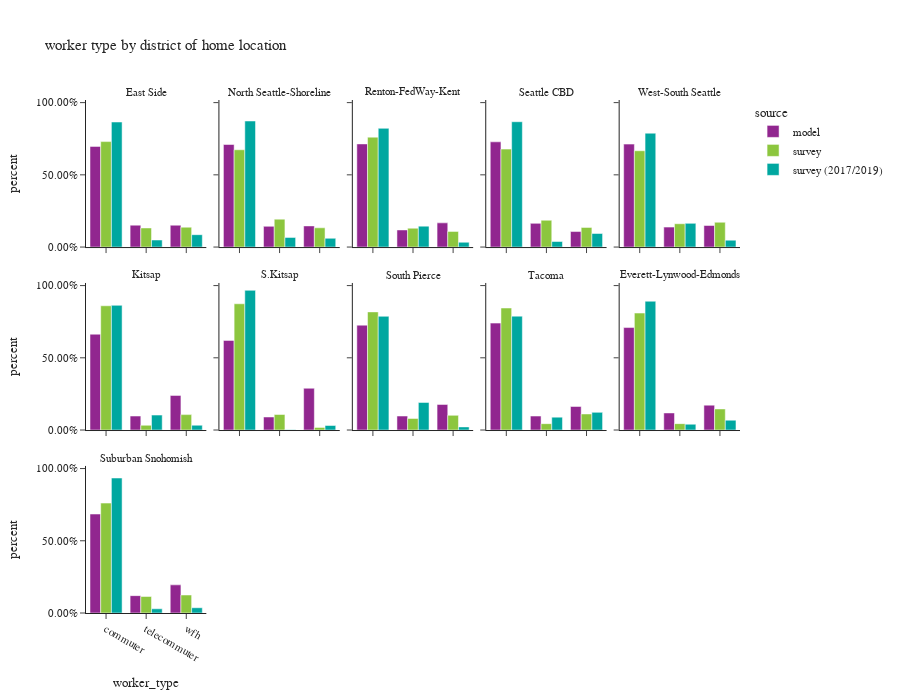

Here is the notebook cell this chart was saved with:
### Code cell
df_worker_count = workers.groupby(['source','CountyName_hh','district_name_hh','worker_type'])['pdexpfac']. \
    sum().reset_index()
df_worker_count['percent'] = df_worker_count.groupby(['source','CountyName_hh','district_name_hh'], group_keys=False)['pdexpfac']. \
    apply(lambda x: x / float(x.sum()))

df_worker_count_ct = workers.groupby(['source','CountyName_hh','district_name_hh','worker_type'])['pdexpfac'].count().reset_index(). \
    rename(columns={'pdexpfac':'sample count'})
df_worker_count = df_worker_count.merge(df_worker_count_ct, on=['source','CountyName_hh','district_name_hh','worker_type']). \
    rename(columns={'pdexpfac':'total count'})

fig = px.bar(df_worker_count.sort_values(by=['source','CountyName_hh','district_name_hh']), x='worker_type', y="percent",
             facet_col="district_name_hh",facet_col_wrap=5,color="source",
             barmode="group",hover_data=['sample count','total count'],
             title="worker type by district of home location")
fig.for_each_annotation(lambda a: a.update(text = a.text.split("=")[-1]))
fig.update_layout(height=700, width=900, font=dict(size=11))
fig.for_each_yaxis(lambda a: a.update(tickformat = ".2%"))
fig.update_xaxes(categoryorder='array', categoryarray= ['commuter','telecommuter','wfh'])
fig.show()

### Figure 1 — Plotly figure (JSON) as saved in the notebook; plotly's stock layout.template omitted (floating-point values rounded to 4 significant figures)
{"data": [{"alignmentgroup": "True", "customdata": [[269300.0, 269300.0], [58610.0, 58610.0], [58500.0, 58500.0]], "hovertemplate": "source=model<br>district_name_hh=East Side<br>worker_type=%{x}<br>percent=%{y}<br>sample count=%{customdata[0]}<br>total count=%{customdata[1]}<extra></extra>", "legendgroup": "model", "marker": {"color": "#91268F", "pattern": {"shape": ""}}, "name": "model", "offsetgroup": "model", "orientation": "v", "showlegend": true, "textposition": "auto", "type": "bar", "x": ["commuter", "telecommuter", "wfh"], "xaxis": "x11", "y": [0.6969, 0.1517, 0.1514], "yaxis": "y11"}, {"alignmentgroup": "True", "customdata": [[158700.0, 158700.0], [32080.0, 32080.0], [32730.0, 32730.0]], "hovertemplate": "source=model<br>district_name_hh=North Seattle-Shoreline<br>worker_type=%{x}<br>percent=%{y}<br>sample count=%{customdata[0]}<br>total count=%{customdata[1]}<extra></extra>", "legendgroup": "model", "marker": {"color": "#91268F", "pattern": {"shape": ""}}, "name": "model", "offsetgroup": "model", "orientation": "v", "showlegend": false, "textposition": "auto", "type": "bar", "x": ["commuter", "telecommuter", "wfh"], "xaxis": "x12", "y": [0.71, 0.1435, 0.1465], "yaxis": "y12"}, {"alignmentgroup": "True", "customdata": [[243600.0, 243600.0], [40420.0, 40420.0], [57160.0, 57160.0]], "hovertemplate": "source=model<br>district_name_hh=Renton-FedWay-Kent<br>worker_type=%{x}<br>percent=%{y}<br>sample count=%{customdata[0]}<br>total count=%{customdata[1]}<extra></extra>", "legendgroup": "model", "marker": {"color": "#91268F", "pattern": {"shape": ""}}, "name": "model", "offsetgroup": "model", "orientation": "v", "showlegend": false, "textposition": "auto", "type": "bar", "x": ["commuter", "telecommuter", "wfh"], "xaxis": "x13", "y": [0.714, 0.1185, 0.1675], "yaxis": "y13"}, {"alignmentgroup": "True", "customdata": [[120300.0, 120300.0], [27100.0, 27100.0], [17750.0, 17750.0]], "hovertemplate": "source=model<br>district_name_hh=Seattle CBD<br>worker_type=%{x}<br>percent=%{y}<br>sample count=%{customdata[0]}<br>total count=%{customdata[1]}<extra></extra>", "legendgroup": "model", "marker": {"color": "#91268F", "pattern": {"shape": ""}}, "name": "model", "offsetgroup": "model", "orientation": "v", "showlegend": false, "textposition": "auto", "type": "bar", "x": ["commuter", "telecommuter", "wfh"], "xaxis": "x14", "y": [0.7284, 0.1641, 0.1075], "yaxis": "y14"}, {"alignmentgroup": "True", "customdata": [[111600.0, 111600.0], [21630.0, 21630.0], [23380.0, 23380.0]], "hovertemplate": "source=model<br>district_name_hh=West-South Seattle<br>worker_type=%{x}<br>percent=%{y}<br>sample count=%{customdata[0]}<br>total count=%{customdata[1]}<extra></extra>", "legendgroup": "model", "marker": {"color": "#91268F", "pattern": {"shape": ""}}, "name": "model", "offsetgroup": "model", "orientation": "v", "showlegend": false, "textposition": "auto", "type": "bar", "x": ["commuter", "telecommuter", "wfh"], "xaxis": "x15", "y": [0.7126, 0.1381, 0.1493], "yaxis": "y15"}, {"alignmentgroup": "True", "customdata": [[81330.0, 81330.0], [11880.0, 11880.0], [29380.0, 29380.0]], "hovertemplate": "source=model<br>district_name_hh=Kitsap<br>worker_type=%{x}<br>percent=%{y}<br>sample count=%{customdata[0]}<br>total count=%{customdata[1]}<extra></extra>", "legendgroup": "model", "marker": {"color": "#91268F", "pattern": {"shape": ""}}, "name": "model", "offsetgroup": "model", "orientation": "v", "showlegend": false, "textposition": "auto", "type": "bar", "x": ["commuter", "telecommuter", "wfh"], "xaxis": "x6", "y": [0.6634, 0.09688, 0.2397], "yaxis": "y6"}, {"alignmentgroup": "True", "customdata": [[20400.0, 20400.0], [2967.0, 2967.0], [9507.0, 9507.0]], "hovertemplate": "source=model<br>district_name_hh=S.Kitsap<br>worker_type=%{x}<br>percent=%{y}<br>sample count=%{customdata[0]}<br>total count=%{customdata[1]}<extra></extra>", "legendgroup": "model", "marker": {"color": "#91268F", "pattern": {"shape": ""}}, "name": "model", "offsetgroup": "model", "orientation": "v", "showlegend": false, "textposition": "auto", "type": "bar", "x": ["commuter", "telecommuter", "wfh"], "xaxis": "x7", "y": [0.6206, 0.09025, 0.2892], "yaxis": "y7"}, {"alignmentgroup": "True", "customdata": [[204600.0, 204600.0], [27300.0, 27300.0], [49930.0, 49930.0]], "hovertemplate": "source=model<br>district_name_hh=South Pierce<br>worker_type=%{x}<br>percent=%{y}<br>sample count=%{customdata[0]}<br>total count=%{customdata[1]}<extra></extra>", "legendgroup": "model", "marker": {"color": "#91268F", "pattern": {"shape": ""}}, "name": "model", "offsetgroup": "model", "orientation": "v", "showlegend": false, "textposition": "auto", "type": "bar", "x": ["commuter", "telecommuter", "wfh"], "xaxis": "x8", "y": [0.726, 0.09687, 0.1771], "yaxis": "y8"}, {"alignmentgroup": "True", "customdata": [[97760.0, 97760.0], [12770.0, 12770.0], [21540.0, 21540.0]], "hovertemplate": "source=model<br>district_name_hh=Tacoma<br>worker_type=%{x}<br>percent=%{y}<br>sample count=%{customdata[0]}<br>total count=%{customdata[1]}<extra></extra>", "legendgroup": "model", "marker": {"color": "#91268F", "pattern": {"shape": ""}}, "name": "model", "offsetgroup": "model", "orientation": "v", "showlegend": false, "textposition": "auto", "type": "bar", "x": ["commuter", "telecommuter", "wfh"], "xaxis": "x9", "y": [0.7402, 0.09671, 0.1631], "yaxis": "y9"}, {"alignmentgroup": "True", "customdata": [[117700.0, 117700.0], [19620.0, 19620.0], [28570.0, 28570.0]], "hovertemplate": "source=model<br>district_name_hh=Everett-Lynwood-Edmonds<br>worker_type=%{x}<br>percent=%{y}<br>sample count=%{customdata[0]}<br>total count=%{customdata[1]}<extra></extra>", "legendgroup": "model", "marker": {"color": "#91268F", "pattern": {"shape": ""}}, "name": "model", "offsetgroup": "model", "orientation": "v", "showlegend": false, "textposition": "auto", "type": "bar", "x": ["commuter", "telecommuter", "wfh"], "xaxis": "x10", "y": [0.7095, 0.1183, 0.1722], "yaxis": "y10"}, {"alignmentgroup": "True", "customdata": [[187000.0, 187000.0], [32800.0, 32800.0], [53150.0, 53150.0]], "hovertemplate": "source=model<br>district_name_hh=Suburban Snohomish<br>worker_type=%{x}<br>percent=%{y}<br>sample count=%{customdata[0]}<br>total count=%{customdata[1]}<extra></extra>", "legendgroup": "model", "marker": {"color": "#91268F", "pattern": {"shape": ""}}, "name": "model", "offsetgroup": "model", "orientation": "v", "showlegend": false, "textposition": "auto", "type": "bar", "x": ["commuter", "telecommuter", "wfh"], "xaxis": "x", "y": [0.6851, 0.1202, 0.1947], "yaxis": "y"}, {"alignmentgroup": "True", "customdata": [[432.0, 269800.0], [177.0, 48860.0], [176.0, 50860.0]], "hovertemplate": "source=survey<br>district_name_hh=East Side<br>worker_type=%{x}<br>percent=%{y}<br>sample count=%{customdata[0]}<br>total count=%{customdata[1]}<extra></extra>", "legendgroup": "survey", "marker": {"color": "#8CC63E", "pattern": {"shape": ""}}, "name": "survey", "offsetgroup": "survey", "orientation": "v", "showlegend": true, "textposition": "auto", "type": "bar", "x": ["commuter", "telecommuter", "wfh"], "xaxis": "x11", "y": [0.7301, 0.1322, 0.1376], "yaxis": "y11"}, {"alignmentgroup": "True", "customdata": [[359.0, 125800.0], [151.0, 36070.0], [147.0, 24900.0]], "hovertemplate": "source=survey<br>district_name_hh=North Seattle-Shoreline<br>worker_type=%{x}<br>percent=%{y}<br>sample count=%{customdata[0]}<br>total count=%{customdata[1]}<extra></extra>", "legendgroup": "survey", "marker": {"color": "#8CC63E", "pattern": {"shape": ""}}, "name": "survey", "offsetgroup": "survey", "orientation": "v", "showlegend": false, "textposition": "auto", "type": "bar", "x": ["commuter", "telecommuter", "wfh"], "xaxis": "x12", "y": [0.6736, 0.1931, 0.1333], "yaxis": "y12"}, {"alignmentgroup": "True", "customdata": [[126.0, 258500.0], [27.0, 44350.0], [39.0, 36860.0]], "hovertemplate": "source=survey<br>district_name_hh=Renton-FedWay-Kent<br>worker_type=%{x}<br>percent=%{y}<br>sample count=%{customdata[0]}<br>total count=%{customdata[1]}<extra></extra>", "legendgroup": "survey", "marker": {"color": "#8CC63E", "pattern": {"shape": ""}}, "name": "survey", "offsetgroup": "survey", "orientation": "v", "showlegend": false, "textposition": "auto", "type": "bar", "x": ["commuter", "telecommuter", "wfh"], "xaxis": "x13", "y": [0.7609, 0.1306, 0.1085], "yaxis": "y13"}, {"alignmentgroup": "True", "customdata": [[373.0, 82770.0], [164.0, 22660.0], [127.0, 16610.0]], "hovertemplate": "source=survey<br>district_name_hh=Seattle CBD<br>worker_type=%{x}<br>percent=%{y}<br>sample count=%{customdata[0]}<br>total count=%{customdata[1]}<extra></extra>", "legendgroup": "survey", "marker": {"color": "#8CC63E", "pattern": {"shape": ""}}, "name": "survey", "offsetgroup": "survey", "orientation": "v", "showlegend": false, "textposition": "auto", "type": "bar", "x": ["commuter", "telecommuter", "wfh"], "xaxis": "x14", "y": [0.6782, 0.1857, 0.1361], "yaxis": "y14"}, {"alignmentgroup": "True", "customdata": [[183.0, 82200.0], [99.0, 19900.0], [78.0, 21170.0]], "hovertemplate": "source=survey<br>district_name_hh=West-South Seattle<br>worker_type=%{x}<br>percent=%{y}<br>sample count=%{customdata[0]}<br>total count=%{customdata[1]}<extra></extra>", "legendgroup": "survey", "marker": {"color": "#8CC63E", "pattern": {"shape": ""}}, "name": "survey", "offsetgroup": "survey", "orientation": "v", "showlegend": false, "textposition": "auto", "type": "bar", "x": ["commuter", "telecommuter", "wfh"], "xaxis": "x15", "y": [0.6668, 0.1614, 0.1717], "yaxis": "y15"}, {"alignmentgroup": "True", "customdata": [[122.0, 101100.0], [22.0, 3877.0], [43.0, 12550.0]], "hovertemplate": "source=survey<br>district_name_hh=Kitsap<br>worker_type=%{x}<br>percent=%{y}<br>sample count=%{customdata[0]}<br>total count=%{customdata[1]}<extra></extra>", "legendgroup": "survey", "marker": {"color": "#8CC63E", "pattern": {"shape": ""}}, "name": "survey", "offsetgroup": "survey", "orientation": "v", "showlegend": false, "textposition": "auto", "type": "bar", "x": ["commuter", "telecommuter", "wfh"], "xaxis": "x6", "y": [0.8603, 0.03297, 0.1068], "yaxis": "y6"}, {"alignmentgroup": "True", "customdata": [[11.0, 19540.0], [8.0, 2405.0], [3.0, 408.8]], "hovertemplate": "source=survey<br>district_name_hh=S.Kitsap<br>worker_type=%{x}<br>percent=%{y}<br>sample count=%{customdata[0]}<br>total count=%{customdata[1]}<extra></extra>", "legendgroup": "survey", "marker": {"color": "#8CC63E", "pattern": {"shape": ""}}, "name": "survey", "offsetgroup": "survey", "orientation": "v", "showlegend": false, "textposition": "auto", "type": "bar", "x": ["commuter", "telecommuter", "wfh"], "xaxis": "x7", "y": [0.8741, 0.1076, 0.01829], "yaxis": "y7"}, {"alignmentgroup": "True", "customdata": [[113.0, 178700.0], [17.0, 17530.0], [24.0, 22240.0]], "hovertemplate": "source=survey<br>district_name_hh=South Pierce<br>worker_type=%{x}<br>percent=%{y}<br>sample count=%{customdata[0]}<br>total count=%{customdata[1]}<extra></extra>", "legendgroup": "survey", "marker": {"color": "#8CC63E", "pattern": {"shape": ""}}, "name": "survey", "offsetgroup": "survey", "orientation": "v", "showlegend": false, "textposition": "auto", "type": "bar", "x": ["commuter", "telecommuter", "wfh"], "xaxis": "x8", "y": [0.8179, 0.08026, 0.1018], "yaxis": "y8"}, {"alignmentgroup": "True", "customdata": [[110.0, 125100.0], [23.0, 6528.0], [28.0, 16470.0]], "hovertemplate": "source=survey<br>district_name_hh=Tacoma<br>worker_type=%{x}<br>percent=%{y}<br>sample count=%{customdata[0]}<br>total count=%{customdata[1]}<extra></extra>", "legendgroup": "survey", "marker": {"color": "#8CC63E", "pattern": {"shape": ""}}, "name": "survey", "offsetgroup": "survey", "orientation": "v", "showlegend": false, "textposition": "auto", "type": "bar", "x": ["commuter", "telecommuter", "wfh"], "xaxis": "x9", "y": [0.8447, 0.04408, 0.1112], "yaxis": "y9"}, {"alignmentgroup": "True", "customdata": [[103.0, 113200.0], [26.0, 6190.0], [35.0, 20400.0]], "hovertemplate": "source=survey<br>district_name_hh=Everett-Lynwood-Edmonds<br>worker_type=%{x}<br>percent=%{y}<br>sample count=%{customdata[0]}<br>total count=%{customdata[1]}<extra></extra>", "legendgroup": "survey", "marker": {"color": "#8CC63E", "pattern": {"shape": ""}}, "name": "survey", "offsetgroup": "survey", "orientation": "v", "showlegend": false, "textposition": "auto", "type": "bar", "x": ["commuter", "telecommuter", "wfh"], "xaxis": "x10", "y": [0.8098, 0.04429, 0.146], "yaxis": "y10"}, {"alignmentgroup": "True", "customdata": [[158.0, 179200.0], [47.0, 26950.0], [50.0, 29330.0]], "hovertemplate": "source=survey<br>district_name_hh=Suburban Snohomish<br>worker_type=%{x}<br>percent=%{y}<br>sample count=%{customdata[0]}<br>total count=%{customdata[1]}<extra></extra>", "legendgroup": "survey", "marker": {"color": "#8CC63E", "pattern": {"shape": ""}}, "name": "survey", "offsetgroup": "survey", "orientation": "v", "showlegend": false, "textposition": "auto", "type": "bar", "x": ["commuter", "telecommuter", "wfh"], "xaxis": "x", "y": [0.761, 0.1145, 0.1246], "yaxis": "y"}, {"alignmentgroup": "True", "customdata": [[805.0, 223700.0], [79.0, 12600.0], [76.0, 22140.0]], "hovertemplate": "source=survey (2017/2019)<br>district_name_hh=East Side<br>worker_type=%{x}<br>percent=%{y}<br>sample count=%{customdata[0]}<br>total count=%{customdata[1]}<extra></extra>", "legendgroup": "survey (2017/2019)", "marker": {"color": "#00A7A0", "pattern": {"shape": ""}}, "name": "survey (2017/2019)", "offsetgroup": "survey (2017/2019)", "orientation": "v", "showlegend": true, "textposition": "auto", "type": "bar", "x": ["commuter", "telecommuter", "wfh"], "xaxis": "x11", "y": [0.8656, 0.04877, 0.08567], "yaxis": "y11"}, {"alignmentgroup": "True", "customdata": [[1570.0, 164900.0], [89.0, 12620.0], [130.0, 11460.0]], "hovertemplate": "source=survey (2017/2019)<br>district_name_hh=North Seattle-Shoreline<br>worker_type=%{x}<br>percent=%{y}<br>sample count=%{customdata[0]}<br>total count=%{customdata[1]}<extra></extra>", "legendgroup": "survey (2017/2019)", "marker": {"color": "#00A7A0", "pattern": {"shape": ""}}, "name": "survey (2017/2019)", "offsetgroup": "survey (2017/2019)", "orientation": "v", "showlegend": false, "textposition": "auto", "type": "bar", "x": ["commuter", "telecommuter", "wfh"], "xaxis": "x12", "y": [0.8726, 0.06674, 0.06064], "yaxis": "y12"}, {"alignmentgroup": "True", "customdata": [[201.0, 221700.0], [24.0, 39070.0], [16.0, 8970.0]], "hovertemplate": "source=survey (2017/2019)<br>district_name_hh=Renton-FedWay-Kent<br>worker_type=%{x}<br>percent=%{y}<br>sample count=%{customdata[0]}<br>total count=%{customdata[1]}<extra></extra>", "legendgroup": "survey (2017/2019)", "marker": {"color": "#00A7A0", "pattern": {"shape": ""}}, "name": "survey (2017/2019)", "offsetgroup": "survey (2017/2019)", "orientation": "v", "showlegend": false, "textposition": "auto", "type": "bar", "x": ["commuter", "telecommuter", "wfh"], "xaxis": "x13", "y": [0.8219, 0.1448, 0.03325], "yaxis": "y13"}, {"alignmentgroup": "True", "customdata": [[1549.0, 82930.0], [124.0, 3673.0], [154.0, 8982.0]], "hovertemplate": "source=survey (2017/2019)<br>district_name_hh=Seattle CBD<br>worker_type=%{x}<br>percent=%{y}<br>sample count=%{customdata[0]}<br>total count=%{customdata[1]}<extra></extra>", "legendgroup": "survey (2017/2019)", "marker": {"color": "#00A7A0", "pattern": {"shape": ""}}, "name": "survey (2017/2019)", "offsetgroup": "survey (2017/2019)", "orientation": "v", "showlegend": false, "textposition": "auto", "type": "bar", "x": ["commuter", "telecommuter", "wfh"], "xaxis": "x14", "y": [0.8676, 0.03843, 0.09396], "yaxis": "y14"}, {"alignmentgroup": "True", "customdata": [[830.0, 81990.0], [69.0, 17070.0], [95.0, 4956.0]], "hovertemplate": "source=survey (2017/2019)<br>district_name_hh=West-South Seattle<br>worker_type=%{x}<br>percent=%{y}<br>sample count=%{customdata[0]}<br>total count=%{customdata[1]}<extra></extra>", "legendgroup": "survey (2017/2019)", "marker": {"color": "#00A7A0", "pattern": {"shape": ""}}, "name": "survey (2017/2019)", "offsetgroup": "survey (2017/2019)", "orientation": "v", "showlegend": false, "textposition": "auto", "type": "bar", "x": ["commuter", "telecommuter", "wfh"], "xaxis": "x15", "y": [0.7882, 0.1641, 0.04765], "yaxis": "y15"}, {"alignmentgroup": "True", "customdata": [[157.0, 86080.0], [17.0, 10320.0], [25.0, 3319.0]], "hovertemplate": "source=survey (2017/2019)<br>district_name_hh=Kitsap<br>worker_type=%{x}<br>percent=%{y}<br>sample count=%{customdata[0]}<br>total count=%{customdata[1]}<extra></extra>", "legendgroup": "survey (2017/2019)", "marker": {"color": "#00A7A0", "pattern": {"shape": ""}}, "name": "survey (2017/2019)", "offsetgroup": "survey (2017/2019)", "orientation": "v", "showlegend": false, "textposition": "auto", "type": "bar", "x": ["commuter", "telecommuter", "wfh"], "xaxis": "x6", "y": [0.8632, 0.1035, 0.03328], "yaxis": "y6"}, {"alignmentgroup": "True", "customdata": [[49.0, 43460.0], [1.0, 62.98], [8.0, 1412.0]], "hovertemplate": "source=survey (2017/2019)<br>district_name_hh=S.Kitsap<br>worker_type=%{x}<br>percent=%{y}<br>sample count=%{customdata[0]}<br>total count=%{customdata[1]}<extra></extra>", "legendgroup": "survey (2017/2019)", "marker": {"color": "#00A7A0", "pattern": {"shape": ""}}, "name": "survey (2017/2019)", "offsetgroup": "survey (2017/2019)", "orientation": "v", "showlegend": false, "textposition": "auto", "type": "bar", "x": ["commuter", "telecommuter", "wfh"], "xaxis": "x7", "y": [0.9672, 0.001402, 0.03141], "yaxis": "y7"}, {"alignmentgroup": "True", "customdata": [[240.0, 125700.0], [30.0, 30490.0], [18.0, 3462.0]], "hovertemplate": "source=survey (2017/2019)<br>district_name_hh=South Pierce<br>worker_type=%{x}<br>percent=%{y}<br>sample count=%{customdata[0]}<br>total count=%{customdata[1]}<extra></extra>", "legendgroup": "survey (2017/2019)", "marker": {"color": "#00A7A0", "pattern": {"shape": ""}}, "name": "survey (2017/2019)", "offsetgroup": "survey (2017/2019)", "orientation": "v", "showlegend": false, "textposition": "auto", "type": "bar", "x": ["commuter", "telecommuter", "wfh"], "xaxis": "x8", "y": [0.7874, 0.191, 0.02168], "yaxis": "y8"}, {"alignmentgroup": "True", "customdata": [[182.0, 77220.0], [18.0, 8749.0], [17.0, 11980.0]], "hovertemplate": "source=survey (2017/2019)<br>district_name_hh=Tacoma<br>worker_type=%{x}<br>percent=%{y}<br>sample count=%{customdata[0]}<br>total count=%{customdata[1]}<extra></extra>", "legendgroup": "survey (2017/2019)", "marker": {"color": "#00A7A0", "pattern": {"shape": ""}}, "name": "survey (2017/2019)", "offsetgroup": "survey (2017/2019)", "orientation": "v", "showlegend": false, "textposition": "auto", "type": "bar", "x": ["commuter", "telecommuter", "wfh"], "xaxis": "x9", "y": [0.7884, 0.08932, 0.1223], "yaxis": "y9"}, {"alignmentgroup": "True", "customdata": [[189.0, 117800.0], [19.0, 5306.0], [14.0, 9005.0]], "hovertemplate": "source=survey (2017/2019)<br>district_name_hh=Everett-Lynwood-Edmonds<br>worker_type=%{x}<br>percent=%{y}<br>sample count=%{customdata[0]}<br>total count=%{customdata[1]}<extra></extra>", "legendgroup": "survey (2017/2019)", "marker": {"color": "#00A7A0", "pattern": {"shape": ""}}, "name": "survey (2017/2019)", "offsetgroup": "survey (2017/2019)", "orientation": "v", "showlegend": false, "textposition": "auto", "type": "bar", "x": ["commuter", "telecommuter", "wfh"], "xaxis": "x10", "y": [0.8917, 0.04015, 0.06814], "yaxis": "y10"}, {"alignmentgroup": "True", "customdata": [[203.0, 165700.0], [13.0, 5172.0], [15.0, 6450.0]], "hovertemplate": "source=survey (2017/2019)<br>district_name_hh=Suburban Snohomish<br>worker_type=%{x}<br>percent=%{y}<br>sample count=%{customdata[0]}<br>total count=%{customdata[1]}<extra></extra>", "legendgroup": "survey (2017/2019)", "marker": {"color": "#00A7A0", "pattern": {"shape": ""}}, "name": "survey (2017/2019)", "offsetgroup": "survey (2017/2019)", "orientation": "v", "showlegend": false, "textposition": "auto", "type": "bar", "x": ["commuter", "telecommuter", "wfh"], "xaxis": "x", "y": [0.9344, 0.02917, 0.03638], "yaxis": "y"}], "layout": {"annotations": [{"font": {}, "showarrow": false, "text": "Suburban Snohomish", "x": 0.092, "xanchor": "center", "xref": "paper", "y": 0.2867, "yanchor": "bottom", "yref": "paper"}, {"font": {}, "showarrow": false, "text": "Kitsap", "x": 0.092, "xanchor": "center", "xref": "paper", "y": 0.6433, "yanchor": "bottom", "yref": "paper"}, {"font": {}, "showarrow": false, "text": "S.Kitsap", "x": 0.296, "xanchor": "center", "xref": "paper", "y": 0.6433, "yanchor": "bottom", "yref": "paper"}, {"font": {}, "showarrow": false, "text": "South Pierce", "x": 0.5, "xanchor": "center", "xref": "paper", "y": 0.6433, "yanchor": "bottom", "yref": "paper"}, {"font": {}, "showarrow": false, "text": "Tacoma", "x": 0.704, "xanchor": "center", "xref": "paper", "y": 0.6433, "yanchor": "bottom", "yref": "paper"}, {"font": {}, "showarrow": false, "text": "Everett-Lynwood-Edmonds", "x": 0.908, "xanchor": "center", "xref": "paper", "y": 0.6433, "yanchor": "bottom", "yref": "paper"}, {"font": {}, "showarrow": false, "text": "East Side", "x": 0.092, "xanchor": "center", "xref": "paper", "y": 1.0, "yanchor": "bottom", "yref": "paper"}, {"font": {}, "showarrow": false, "text": "North Seattle-Shoreline", "x": 0.296, "xanchor": "center", "xref": "paper", "y": 1.0, "yanchor": "bottom", "yref": "paper"}, {"font": {}, "showarrow": false, "text": "Renton-FedWay-Kent", "x": 0.5, "xanchor": "center", "xref": "paper", "y": 1.0, "yanchor": "bottom", "yref": "paper"}, {"font": {}, "showarrow": false, "text": "Seattle CBD", "x": 0.704, "xanchor": "center", "xref": "paper", "y": 1.0, "yanchor": "bottom", "yref": "paper"}, {"font": {}, "showarrow": false, "text": "West-South Seattle", "x": 0.908, "xanchor": "center", "xref": "paper", "y": 1.0, "yanchor": "bottom", "yref": "paper"}], "barmode": "group", "font": {"size": 11}, "height": 700, "legend": {"title": {"text": "source"}, "tracegroupgap": 0}, "title": {"text": "worker type by district of home location"}, "width": 900, "xaxis": {"anchor": "y", "categoryarray": ["commuter", "telecommuter", "wfh"], "categoryorder": "array", "domain": [0.0, 0.184], "title": {"text": "worker_type"}}, "xaxis10": {"anchor": "y10", "categoryarray": ["commuter", "telecommuter", "wfh"], "categoryorder": "array", "domain": [0.816, 1.0], "matches": "x", "showticklabels": false}, "xaxis11": {"anchor": "y11", "categoryarray": ["commuter", "telecommuter", "wfh"], "categoryorder": "array", "domain": [0.0, 0.184], "matches": "x", "showticklabels": false}, "xaxis12": {"anchor": "y12", "categoryarray": ["commuter", "telecommuter", "wfh"], "categoryorder": "array", "domain": [0.204, 0.388], "matches": "x", "showticklabels": false}, "xaxis13": {"anchor": "y13", "categoryarray": ["commuter", "telecommuter", "wfh"], "categoryorder": "array", "domain": [0.408, 0.592], "matches": "x", "showticklabels": false}, "xaxis14": {"anchor": "y14", "categoryarray": ["commuter", "telecommuter", "wfh"], "categoryorder": "array", "domain": [0.612, 0.796], "matches": "x", "showticklabels": false}, "xaxis15": {"anchor": "y15", "categoryarray": ["commuter", "telecommuter", "wfh"], "categoryorder": "array", "domain": [0.816, 1.0], "matches": "x", "showticklabels": false}, "xaxis2": {"anchor": "y2", "categoryarray": ["commuter", "telecommuter", "wfh"], "categoryorder": "array", "domain": [0.204, 0.388], "matches": "x", "title": {"text": "worker_type"}}, "xaxis3": {"anchor": "y3", "categoryarray": ["commuter", "telecommuter", "wfh"], "categoryorder": "array", "domain": [0.408, 0.592], "matches": "x", "title": {"text": "worker_type"}}, "xaxis4": {"anchor": "y4", "categoryarray": ["commuter", "telecommuter", "wfh"], "categoryorder": "array", "domain": [0.612, 0.796], "matches": "x", "title": {"text": "worker_type"}}, "xaxis5": {"anchor": "y5", "categoryarray": ["commuter", "telecommuter", "wfh"], "categoryorder": "array", "domain": [0.816, 1.0], "matches": "x", "title": {"text": "worker_type"}}, "xaxis6": {"anchor": "y6", "categoryarray": ["commuter", "telecommuter", "wfh"], "categoryorder": "array", "domain": [0.0, 0.184], "matches": "x", "showticklabels": false}, "xaxis7": {"anchor": "y7", "categoryarray": ["commuter", "telecommuter", "wfh"], "categoryorder": "array", "domain": [0.204, 0.388], "matches": "x", "showticklabels": false}, "xaxis8": {"anchor": "y8", "categoryarray": ["commuter", "telecommuter", "wfh"], "categoryorder": "array", "domain": [0.408, 0.592], "matches": "x", "showticklabels": false}, "xaxis9": {"anchor": "y9", "categoryarray": ["commuter", "telecommuter", "wfh"], "categoryorder": "array", "domain": [0.612, 0.796], "matches": "x", "showticklabels": false}, "yaxis": {"anchor": "x", "domain": [0.0, 0.2867], "tickformat": ".2%", "title": {"text": "percent"}}, "yaxis10": {"anchor": "x10", "domain": [0.3567, 0.6433], "matches": "y", "showticklabels": false, "tickformat": ".2%"}, "yaxis11": {"anchor": "x11", "domain": [0.7133, 1.0], "matches": "y", "tickformat": ".2%", "title": {"text": "percent"}}, "yaxis12": {"anchor": "x12", "domain": [0.7133, 1.0], "matches": "y", "showticklabels": false, "tickformat": ".2%"}, "yaxis13": {"anchor": "x13", "domain": [0.7133, 1.0], "matches": "y", "showticklabels": false, "tickformat": ".2%"}, "yaxis14": {"anchor": "x14", "domain": [0.7133, 1.0], "matches": "y", "showticklabels": false, "tickformat": ".2%"}, "yaxis15": {"anchor": "x15", "domain": [0.7133, 1.0], "matches": "y", "showticklabels": false, "tickformat": ".2%"}, "yaxis2": {"anchor": "x2", "domain": [0.0, 0.2867], "matches": "y", "showticklabels": false, "tickformat": ".2%"}, "yaxis3": {"anchor": "x3", "domain": [0.0, 0.2867], "matches": "y", "showticklabels": false, "tickformat": ".2%"}, "yaxis4": {"anchor": "x4", "domain": [0.0, 0.2867], "matches": "y", "showticklabels": false, "tickformat": ".2%"}, "yaxis5": {"anchor": "x5", "domain": [0.0, 0.2867], "matches": "y", "showticklabels": false, "tickformat": ".2%"}, "yaxis6": {"anchor": "x6", "domain": [0.3567, 0.6433], "matches": "y", "tickformat": ".2%", "title": {"text": "percent"}}, "yaxis7": {"anchor": "x7", "domain": [0.3567, 0.6433], "matches": "y", "showticklabels": false, "tickformat": ".2%"}, "yaxis8": {"anchor": "x8", "domain": [0.3567, 0.6433], "matches": "y", "showticklabels": false, "tickformat": ".2%"}, "yaxis9": {"anchor": "x9", "domain": [0.3567, 0.6433], "matches": "y", "showticklabels": false, "tickformat": ".2%"}}}
